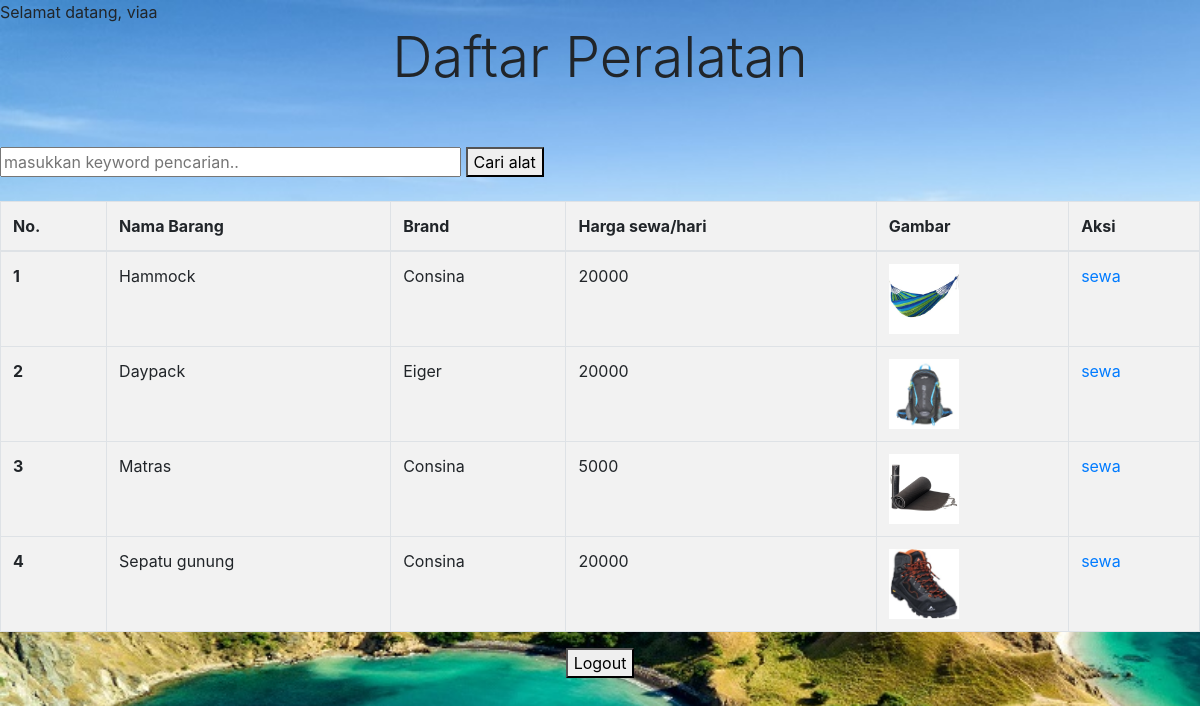
Page /sewa2.php (signed in) on the committed database.
### tables this page shows
CREATE TABLE `alat` (
  `id_alat` int(11) NOT NULL,
  `nama_barang` varchar(50) NOT NULL,
  `brand` varchar(25) NOT NULL,
  `hargasewa_perhari` int(11) NOT NULL,
  `gambar` varchar(50) NOT NULL
);

### functions.php (called while the page is built, shortened)
<?php
$conn = mysqli_connect("localhost","root","","projek2020");
function query($query){
    global $conn;
    $result =  mysqli_query($conn, $query);
    $rows = [];
    while($row = mysqli_fetch_assoc($result)){
        $rows[] = $row;
    }
    return $rows;
}
function query2($query){
    global $conn;
    $result =  mysqli_query($conn, $query);
    $row2 = mysqli_fetch_assoc($result)['id'];
    return $row2;
}
?>

### sewa2.php (the view, shortened to what this page needs)
<?php
    $username = $_SESSION['username'];
    require 'functions.php';
    $alat = query("SELECT * FROM alat");
    $user = query2("SELECT * FROM user WHERE username='$username'");
?>
<!DOCTYPE html>
<html>
<head>
    <link rel="stylesheet" href="https://stackpath.bootstrapcdn.com/bootstrap/4.4.1/css/bootstrap.min.css">
    <link rel="stylesheet" href="style.css">
</head>
<body>
    Selamat datang, <?php echo $username ?>
    <h1 class="display-4">Daftar Peralatan</h1>
    <br><br>
    <form action="" method="POST">
        <input type="text" name="keyword" size="40" placeholder="masukkan keyword pencarian..">
        <button type="submit" name="cari">Cari alat</button>
    </form><br>
    <table class="table table-bordered">
    <thead>
    <tr>
        <th>No.</th>
        <th>Nama Barang</th>
        <th>Brand</th>
        <th>Harga sewa/hari</th>
        <th>Gambar</th>
        <th>Aksi</th>
    </tr>
    </thead>
    <tbody>
    <?php $i = 1; ?>
    <?php foreach($alat as $row) : ?>
    <tr>
      <th scope="row"><?= $i; ?></th>
        <td><?= $row["nama_barang"]; ?></td>
        <td><?= $row["brand"]; ?></td>
        <td><?= $row["hargasewa_perhari"]; ?></td>
        <td><img src="img/<?= $row["gambar"];?>" width="70"></td>
        <td>
        <a href="nyewa.php?id=<?= $row["id_alat"]; ?>&id2=<?= $user; ?>">sewa</a>
        </td>
    </tr>
    <?php $i++; ?>
    <?php endforeach; ?>
    </tbody>
    </table>
    <center><a href="logout.php"><button>Logout</button></a></center>
</body>
</html>

### style.css (style rules this page uses)
body { background : url('img/home.jpg'); background-size: 1550px; }
h1 { text-align: center; }

### sewa2.php (style rules this page uses)
table { background-color: #f2f2f2; }
h1 { text-align: center; }

### rows in the picture
alat: nama_barang "Hammock", brand "Consina", hargasewa_perhari "20000", gambar (picture)
alat: nama_barang "Daypack", brand "Eiger", hargasewa_perhari "20000", gambar (picture)
alat: nama_barang "Matras", brand "Consina", hargasewa_perhari "5000", gambar (picture)
alat: nama_barang "Sepatu gunung", brand "Consina", hargasewa_perhari "20000", gambar (picture)

### other values in the picture
$username "viaa"
